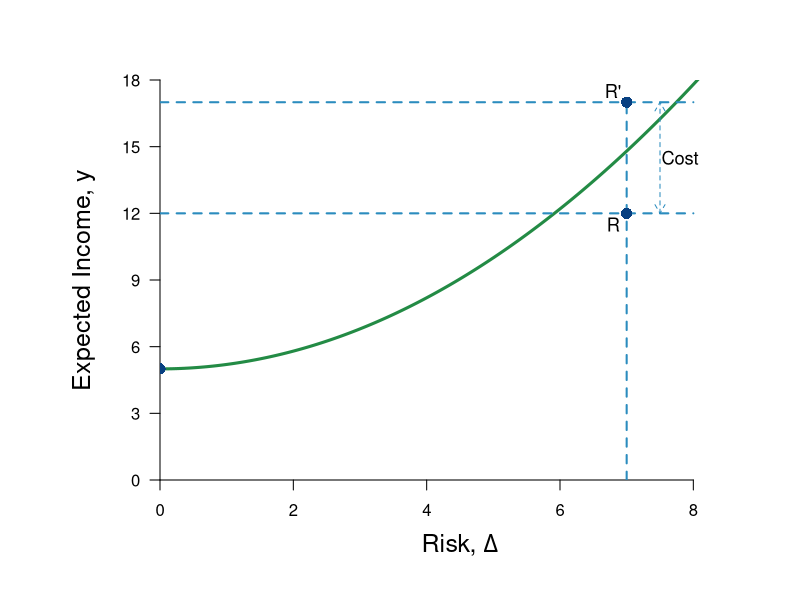
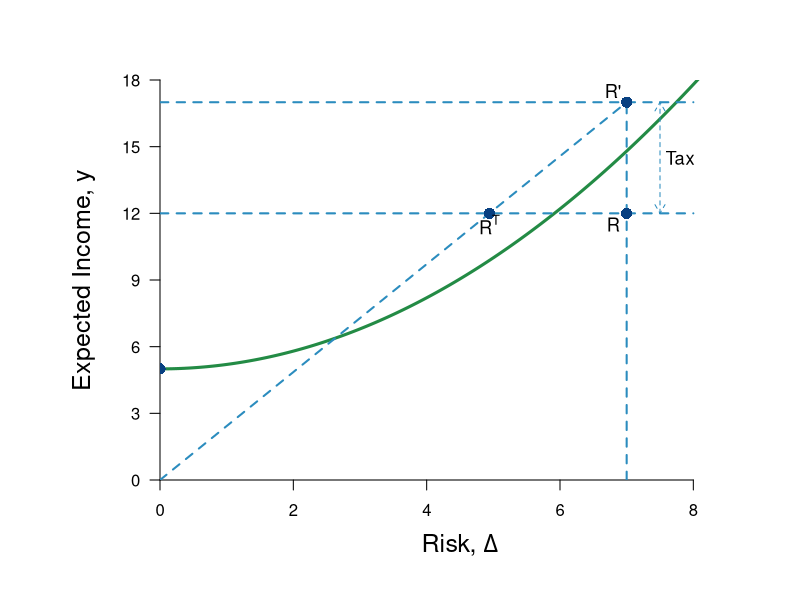

Reproduce these figures in R, in order.
#Graph Designer(s): Simon Halliday,  Riley Boeth '17 & Weikai Chen
#Authors: Bowles, Foley and Halliday
#Title: Coordination, Conflict and Competition: A Text in Microeconomics

library(shape)
require(shape)



# The utility function and indifference curve

U <- function(y,delta, alpha = 0.2, beta = 2){
  y - alpha * delta ^ beta
}

indiff <- function(delta, u = 2, alpha = 0.2, beta = 2){
    u + alpha * delta ^beta
}

                                        # Assign the parameters

y0  <-  5 # expected income without continuing education
delta0 <-  0 # no risk without continuing education
yR  <-  12 # expected income with higher education after paying tuition
deltaR  <-  7 # risk with education
C <- 5 # tuition
yRprime <-  yR + C # expected income with free higher education
deltaRprime  <-  deltaR
tau  <- C / yRprime # tax rate
yT  <- yRprime * (1 - tau) # expected income with free education paying with tax
deltaT  <-  deltaRprime * (1 - tau) # risk with free education paying with tax


                                        # compare the utilities with (y0,delta0), (yR,deltaR), (yT, deltaT)
## U(y0,delta0)
## U(yR,deltaR)
## U(yT,deltaT)

                                        #Set parameters for graphics
axislabelsize <- 1.5
labelsize <- 1.1
graphlinewidth <- 3
segmentlinewidth <- 2

COL <- c("#7fc97f", "#beaed4", "#fdc086", "#ffff99", "#386cb0", "#f0027f", "#bf5b17", "#666666")
COLA <- c("#e0f3db", "#99d8c9","#66c2a4","#41ae76", "#238b45", "#005824")
COLB <- c("#4eb3d3", "#2b8cbe", "#0868ac","#084081")

                                        #Add limits on axes and levels of utility for each indifference curve
xlims <- c(0, deltaR + 2)
ylims <- c(0, yRprime + 1)


npts <- 501
x <- seq(xlims[1], xlims[2], length.out = npts)
y <- seq(ylims[1], ylims[2], length.out = npts)

# show the colors define
## for (i in 1:8){
##     points(i,i,col = COL[i], pch = 16)
## }
## for (i in 1:6){
##     points(i,i + 1, col = COLA[i],pch = 16)
## }
## for (i in 1:4){
##     points(i,i+2, col = COLB[i], pch  )
## }
npts <- 500
xx1 <- seq(xlims[1], xlims[2], length.out = npts)
# the first plot
pdf(file = "risk/education1.pdf", width = 10, height = 10)
#Edited the margins to cater for the larger LHS labels
par(mar =  c(6, 8, 4, 2))
plot(0, 0, xlim = xlims, ylim = ylims, type = "n",
     xlab = expression(paste("Risk, ",Delta)),
     ylab = expression(paste("Expected Income, ", y)),
     xaxt = "n",
     yaxt = "n",
     cex.lab = axislabelsize,
     bty = "n",
     xaxs="i",
     yaxs="i"
     )

ticksx <- seq(from = 0, to = xlims[2],by = 2)
xlabels <- seq(from = 0, to = xlims[2],by = 2)
ticksy <- seq(from = 0, to = ylims[2], by = 3)
ylabels <- seq(from = 0, to = ylims[2], by = 3)

axis(1,at = ticksx,  pos = 0, labels = xlabels)
axis(2,at = ticksy,  pos = 0, labels = ylabels, las = 1)

# the point (y0,delta0) and the indifference curve through it
lines(xx1, indiff(xx1, u = U(y0,delta0)), col = COLA[5], lwd = graphlinewidth)
points(delta0, y0, pch = 16, col = COLB[4], cex = 1.5)

# the point (yR, deltaR), (yRprime, deltaRprime), Add segments
segments(deltaR, 0, deltaR, yRprime, lty = 2, col = COLB[2] , lwd = segmentlinewidth)
segments(0, yR, deltaR + 1, yR, lty = 2, col = COLB[2] , lwd = segmentlinewidth)
segments(0, yRprime, deltaR + 1, yRprime, lty = 2, col = COLB[2] , lwd = segmentlinewidth)
points(deltaR, yR, pch = 16, col = COLB[4], cex = 1.5)
points(deltaRprime, yRprime, pch = 16, col = COLB[4], cex = 1.5)


#Label 5 points on line

text(deltaR-0.2, yR-0.5, expression(paste("R")), cex = labelsize)
text(deltaR-0.2, yRprime+0.5, expression(paste("R'")), cex = labelsize)
arrows(deltaR + 0.5, yR, deltaR + 0.5, yRprime, code = 3, length = 0.1, col = COLB[2], lty = 2)
text(deltaR + 0.8, (yR + yRprime)/2, expression(paste("Cost")), cex = labelsize)
dev.off()

# the second plot
pdf(file = "risk/education2.pdf", width = 10, height = 10)
                #Edited the margins to cater for the larger LHS labels
par(mar =  c(6, 8, 4, 2))
plot(0, 0, xlim = xlims, ylim = ylims, type = "n",
     xlab = expression(paste("Risk, ",Delta)),
     ylab = expression(paste("Expected Income, ", y)),
     xaxt = "n",
     yaxt = "n",
     cex.lab = axislabelsize,
     bty = "n",
     xaxs="i",
     yaxs="i"
     )

ticksx <- seq(from = 0, to = xlims[2],by = 2)
xlabels <- seq(from = 0, to = xlims[2],by = 2)
ticksy <- seq(from = 0, to = ylims[2], by = 3)
ylabels <- seq(from = 0, to = ylims[2], by = 3)

axis(1,at = ticksx,  pos = 0, labels = xlabels)
axis(2,at = ticksy,  pos = 0, labels = ylabels, las = 1)
# the point (y0,delta0) and the indifference curve through it
lines(xx1, indiff(xx1, u = U(y0,delta0)), col = COLA[5], lwd = graphlinewidth)
points(delta0, y0, pch = 16, col = COLB[4], cex = 1.5)

# the point (yR, deltaR), (yRprime, deltaRprime), Add segments
segments(deltaR, 0, deltaR, yRprime, lty = 2, col = COLB[2] , lwd = segmentlinewidth)
segments(0, yR, deltaR + 1, yR, lty = 2, col = COLB[2] , lwd = segmentlinewidth)
segments(0, yRprime, deltaR + 1, yRprime, lty = 2, col = COLB[2] , lwd = segmentlinewidth)
segments(0,0, deltaR, yRprime, lty = 2, col = COLB[2], lwd = segmentlinewidth)
points(deltaR, yR, pch = 16, col = COLB[4], cex = 1.5)
points(deltaRprime, yRprime, pch = 16, col = COLB[4], cex = 1.5)
# the point (yT, deltaT)
points(deltaT, yT, pch = 16, col = COLB[4], cex = 1.5)

#Label 5 points on line

text(deltaR-0.2, yR-0.5, expression(paste("R")), cex = labelsize)
text(deltaR-0.2, yRprime+0.5, expression(paste("R'")), cex = labelsize)
arrows(deltaR + 0.5, yR, deltaR + 0.5, yRprime, code = 3, length = 0.1, col = COLB[2], lty = 2)
text(deltaR + 0.8, (yR + yRprime)/2, expression(paste("Tax")), cex = labelsize)
text(deltaT, yT - 0.5, expression(R^T), cex = labelsize)


dev.off()
